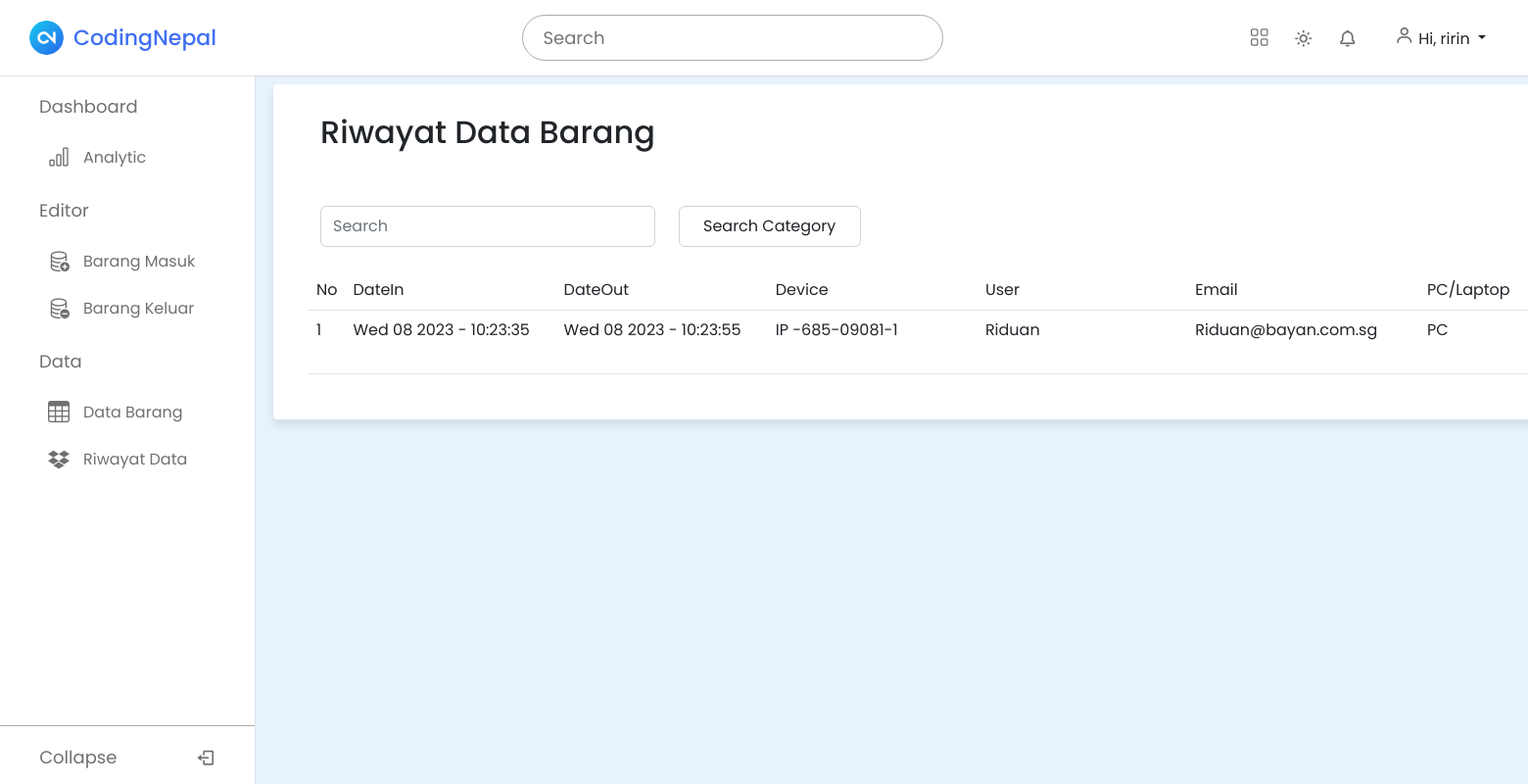
The app's page /dashboard/riwayatdata (signed in) with its own data.
### gudang/models.py (models this page shows, shortened)
class BarangKeluar(models.Model):
    date_keluar = models.CharField(max_length=100,blank=True, null=True)
    date_masuk = models.CharField(max_length=100,blank=True, null=True)
    device = models.TextField(max_length=100)
    user = models.TextField(max_length=100)
    email = models.TextField(max_length=100)
    pc = models.TextField(max_length=100)
    os = models.TextField(max_length=100)
    cpu = models.TextField(max_length=100)
    vga = models.TextField(max_length=100)
    ram = models.TextField(max_length=100)
    model = models.TextField(max_length=100)
    serialnumber = models.TextField(max_length=100)
    description = models.TextField(max_length=100)
    kategori = models.ForeignKey(Kategori, on_delete=models.CASCADE)
    class Meta:
        verbose_name_plural = "barang keluar"

### gudang/views.py (the view)
# urls.py: path("riwayatdata", tbriwayatdata, name="riwayatdata"),
@login_required
def tbriwayatdata(request):
    template_name = "tbriwayatbarang.html"
    global results
    results = None
    riwayatDT = BarangKeluar.objects.all()
    kategori = Kategori.objects.all()
    get_kategori = str(request.POST.get('kategori'))
    get_search = request.POST.get('search')
    search_category = BarangKeluar.objects.filter(
        kategori__kategori__contains=get_kategori)
    if get_search:
        queries = Q(device__icontains=get_search) | Q(user__icontains=get_search) | Q(email__icontains=get_search) | Q(pc__icontains=get_search) | Q(os__icontains=get_search) | Q(
            cpu__icontains=get_search) | Q(vga__icontains=get_search) | Q(ram__icontains=get_search) | Q(model__icontains=get_search) | Q(serialnumber__icontains=get_search) | Q(description__icontains=get_search)
        results = barangsearch_category = BarangKeluar.objects.filter(queries)
    elif get_kategori:
        results = barangsearch_category = BarangKeluar.objects.filter(
            kategori__kategori__contains=get_kategori)
    context = {
        "riwayatDT": riwayatDT,
        'kategori': kategori,
        's_kategori': search_category,
        'get_kategori': get_kategori,
        'get_search': get_search,
        'results': results,
    }
    return render(request, template_name, context)

### gudang/models.py (called while the page is built)
    def __str__(self):
        return self.kategori

### templates/tbriwayatbarang.html (shortened to what this page needs)
{% extends "base.html" %} {% block content %}
<div class="container-fluid px-5 col-2 rounded-1">
  <h2 class="title text-dark">Riwayat Data Barang</h2>
  <br />
  <div class="row g-3 align-item-center mt-2 mb-4">
    <div class="col-auto">
      <form
        class="d-flex"
        role="search"
        method="post"
        action="{% url 'riwayatdata' %}"
      >
        <input
          class="form-control me-2 py-2"
          type="search"
          name="search"
          placeholder="Search"
          aria-label="Search"
        />
      </form>
    </div>
    <div class="col-auto">
      <form
        class="d-flex"
        role="search"
        method="post"
        action="{% url 'riwayatdata' %}"
      >
        <select
          id="inputState"
          class="form-control py-0 px-4 m-0"
          name="kategori"
          onchange="this.form.submit()"
        >
          <option selected>Search Category</option>
        </select>
      </form>
    </div>
  </div>
  <div class="row">
    <table class="table">
      <thead>
        <tr>
          <td class="col">No</td>
          <td class="col-1">DateIn</td>
          <td class="col-1">DateOut</td>
          <td class="col-1">Device</td>
          <td class="col-1">User</td>
          <td class="col-1">Email</td>
          <td class="col-1">PC/Laptop</td>
        </tr>
      </thead>
      {% if not results %}
      <tbody>
        {% for data in riwayatDT %}
        <tr>
          <td>{{forloop.counter}}</td>
          <td>{{data.date_masuk}}</td>
          <td>{{data.date_keluar}}</td>
          <td>{{ data.device }}</td>
          <td>{{data.user}}</td>
          <td>{{data.email}}</td>
          <td>{{data.pc}}</td>
        </tr>
        {% endfor %}
      </tbody>
      {% endif %}
    </table>
  </div>
</div>
{% endblock content %}

### templates/base.html (shortened to what this page needs)
{% load static %}
<!DOCTYPE html>
<html lang="en">
  <head>
    <link href="https://unpkg.com/boxicons@2.1.4/css/boxicons.min.css" rel="stylesheet" />
    <link rel="stylesheet" href="https://unicons.iconscout.com/release/v4.0.0/css/line.css">
    <link rel="stylesheet" href="sweetalert2.min.css">
    <link href="https://cdn.jsdelivr.net/npm/bootstrap@5.2.1/dist/css/bootstrap.min.css" rel="stylesheet">
    <link rel="stylesheet" href="https://cdn.jsdelivr.net/npm/bootstrap-icons@1.10.5/font/bootstrap-icons.css">
    <link rel="stylesheet" href="{% static 'css/form1.css' %}">
    <link rel="stylesheet" href="{% static 'css/style1.css' %} ">
  </head>
  <body>
    <nav class="sidebar">
      <div class="menu_content">
        <ul class="menu_items">
          <div class="menu_title menu_dahsboard"></div>
          <li class="item">
            <a href="{% url 'analitic' %}" class="nav_link">
              <span class="navlink_icon">
                <i class="bi bi-bar-chart"></i>
              </span>
              <span class="navlink">Analytic</span>
            </a>
        </ul>
        <ul class="menu_items">
          <div class="menu_title menu_editor"></div>
          <li class="item">
            <a href="{% url 'barangmasuk' %}" class="nav_link">
              <span class="navlink_icon">
                <i class="bi bi-database-add"></i>
              </span>
              <span class="navlink">Barang Masuk</span>
            </a>
          </li>
          <li class="item">
            <a href="{% url 'barangkeluar' %}" class="nav_link">
              <span class="navlink_icon">
                <i class="bi bi-database-dash"></i>
              </span>
              <span class="navlink">Barang Keluar</span>
            </a>
          </li>
        </ul>
        <ul class="menu_items">
          <div class="menu_title menu_setting"></div>
          <li class="item">
            <a href="{% url 'tbdatabarang' %}" class="nav_link">
              <span class="navlink_icon">
                <i class="bi bi-table"></i>
              </span>
              <span class="navlink">Data Barang</span>
            </a>
          </li>
          <li class="item">
            <a href="{% url 'riwayatdata' %}" class="nav_link">
              <span class="navlink_icon">
                <i class="bi bi-dropbox"></i>
              </span>
              <span class="navlink">Riwayat Data</span>
            </a>
          </li>
        </ul>
        <div class="bottom_content">
          <div class="bottom expand_sidebar">
            <span> Expand</span>
          </div>
          <div class="bottom collapse_sidebar">
            <span> Collapse</span>
            <i class='bx bx-log-out'></i>
          </div>
        </div>
      </div>
    </nav>
  <section class="dashboard">
    <nav class="navbar">
      <div class="logo_item">
        <img src="{% static 'image/logo.png'%}" alt=""></i>CodingNepal
      </div>
      <div class="search_bar">
        <input type="text" placeholder="Search" />
      </div>
      <div class="navbar_content">
        <i class="bi bi-grid"></i>
        <i class='bx bx-sun' id="darkLight"></i>
        <i class='bx bx-bell'></i>
        {% if user.is_authenticated %}
        <div class="dropdown">
            <button class="btn dropdown-toggle" type="button" id="userDropdown" data-bs-toggle="dropdown" aria-expanded="false">
              <i class='bx bx-user'></i>  Hi, {{ user.username|truncatechars:10 }}
            </button>
        </div>
        {% else %}
        <i class='bx bx-user'></i>
        {% endif %}
    </div>
    </nav>
    {% block content %}
    {% endblock content %}
  </section>
  </body>
</html>

### static/css/form1.css (style rules this page uses)
* { margin: 0; padding: 0; box-sizing: border-box; font-family: 'Poppins', sans-serif; }
:root { --white-color: #fff; --blue-color: #4070f4; --grey-color: #707070; --grey-color-light: #aaa; }
body { background-color: #e7f2fd; transition: all 0.5s ease; min-height: 100vh; align-items: center; justify-content: center; }
.container-fluid { position: relative; max-width: 3000px; width: 500%; border-radius: 6px; padding: 30px; margin:76px 20px 50px 15px; background-color: var(--white-color); border: var(--grey-color) ; box-shadow: 0 5px 10px rgba(0,0,0,0.1); font-family: 'Poppins', sans-serif; }
.input-field input, select { outline: none; font-size: 14px; font-weight: 400; color: #333; border-radius: 5px; border: 1px solid #aaa; padding: 0 15px; height: 42px; margin: 8px 0; }

### static/css/style1.css (style rules this page uses)
* { margin: 0; padding: 0; box-sizing: border-box; font-family: "Poppins", sans-serif; }
:root { --white-color: #fff; --blue-color: #4070f4; --grey-color: #707070; --grey-color-light: #aaa; }
body { background-color: #e7f2fd; transition: all 0.5s ease; }
.navbar { position: fixed; top: 0; width: 100%; left: 0; background-color: var(--white-color); display: flex; align-items: center; justify-content: space-between; padding: 15px 30px; z-index: 1000; box-shadow: 0 0 2px var(--grey-color-light); }
.logo_item { display: flex; align-items: center; column-gap: 10px; font-size: 22px; font-weight: 500; color: var(--blue-color); }
.navbar img { width: 35px; height: 35px; border-radius: 50%; }
.search_bar { height: 47px; max-width: 430px; width: 100%; }
.search_bar input { height: 100%; width: 100%; border-radius: 25px; font-size: 18px; outline: none; background-color: var(--white-color); color: var(--grey-color); border: 1px solid var(--grey-color-light); padding: 0 20px; }
.navbar_content { display: flex; align-items: center; column-gap: 25px; }
.navbar_content i { cursor: pointer; font-size: 20px; color: var(--grey-color); }
.sidebar { background-color: var(--white-color); width: 260px; position: fixed; top: 0; left: 0; height: 100%; padding: 80px 20px; z-index: 100; overflow-y: scroll; box-shadow: 0 0 1px var(--grey-color-light); transition: all 0.5s ease; }
.menu_content { position: relative; }
.dashboard { position: relative; left: 250px; background-color: var(--panel-color); min-height: 100vh; width: calc(100% - 250px); padding: 10px 14px; transition: var(--tran-05); }
.menu_title { margin: 15px 0; padding: 0 20px; font-size: 18px; }
.menu_title::before { color: var(--grey-color); white-space: nowrap; }
.menu_dahsboard::before { content: "Dashboard"; }
.menu_editor::before { content: "Editor"; }
.menu_setting::before { content: "Data"; }
.menu_items { padding: 0; list-style: none; }
.navlink_icon { position: relative; font-size: 22px; min-width: 50px; line-height: 40px; display: inline-block; text-align: center; border-radius: 6px; }
.navlink_icon::before { content: ""; position: absolute; height: 100%; width: calc(100% + 100px); left: -20px; }
.sidebar .nav_link { display: flex; align-items: center; width: 100%; padding: 4px 15px; border-radius: 8px; text-decoration: none; color: var(--grey-color); white-space: nowrap; }
.bottom_content { position: fixed; bottom: 60px; left: 0; width: 260px; cursor: pointer; transition: all 0.5s ease; }
.bottom { position: absolute; display: flex; align-items: center; left: 0; justify-content: space-around; padding: 18px 0; text-align: center; width: 100%; color: var(--grey-color); border-top: 1px solid var(--grey-color-light); background-color: var(--white-color); }
.bottom i { font-size: 20px; }
.bottom span { font-size: 18px; }

### records on screen
BarangKeluar: date_masuk "Wed 08 2023 - 10:23:35", date_keluar "Wed 08 2023 - 10:23:55", device "IP -685-09081-1", user "Riduan", email "Riduan@bayan.com.sg", pc "PC"

### other values on screen
{{ user.username|truncatechars:10 }} "ririn"
